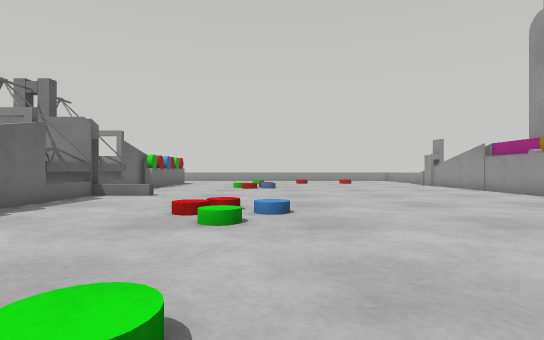
View 1 (above)

21 first-person views from a walk through a Webots world. The camera is 0.09 m above the floor, looks level and sees 80° across. The floor is counted in squares, 0.1 m on a side. Each view is taken from the middle of a square. On the plan, view 1 faces up. The plan holds only what a view shows up to about 11 squares ahead; the rest is blank. The robots in the file are not drawn.

View 2
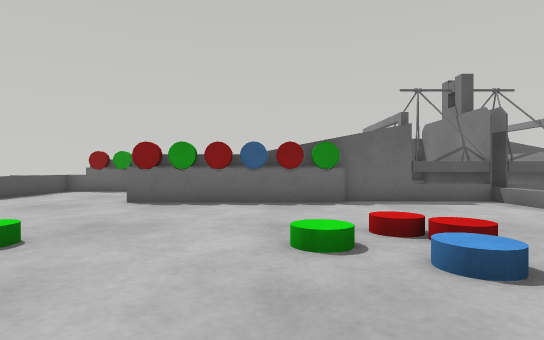

View 3
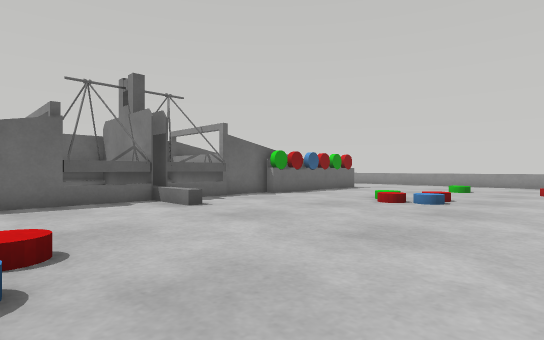

View 4
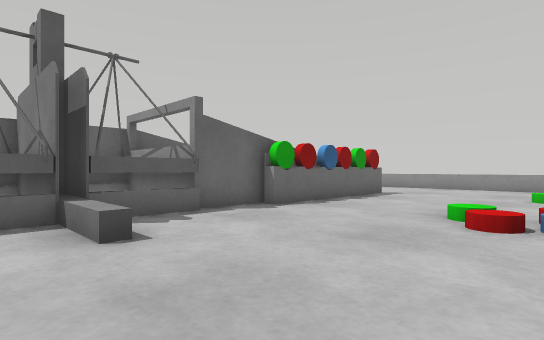

View 5
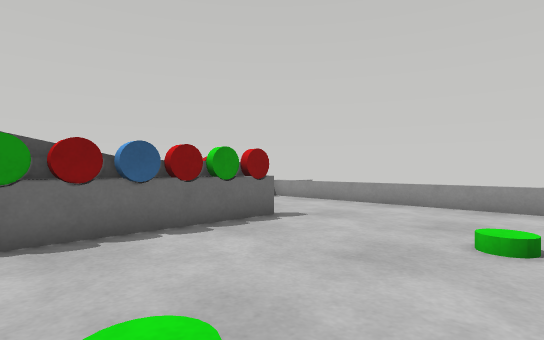

View 6
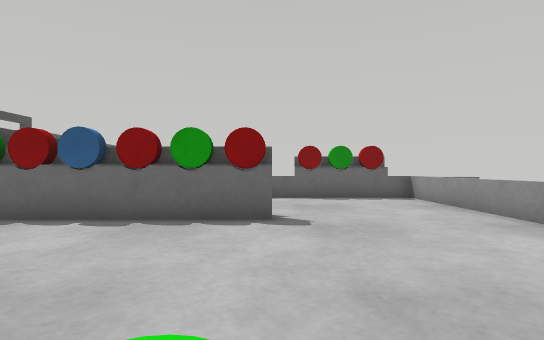

View 7
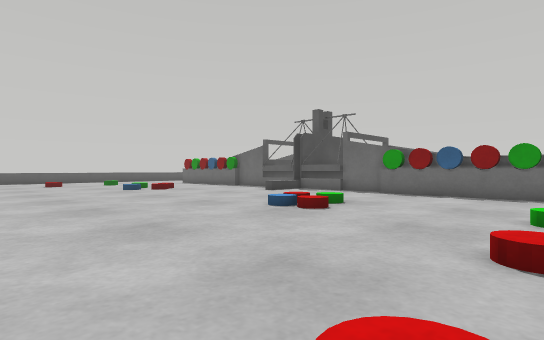

View 8
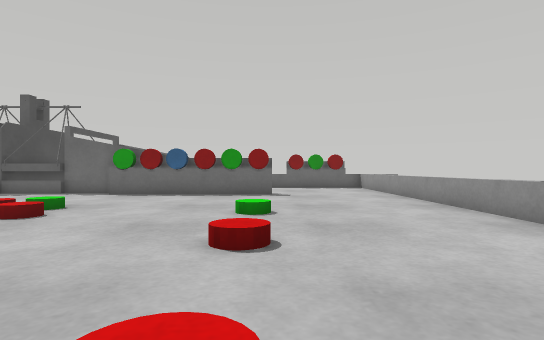

View 9
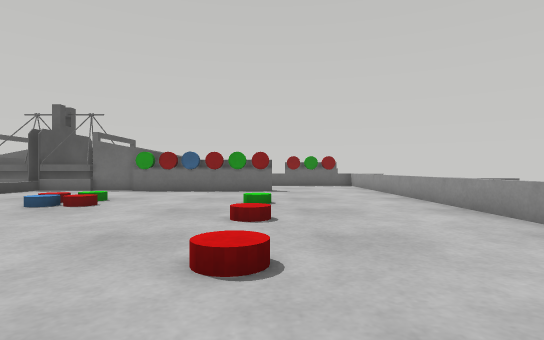

View 10
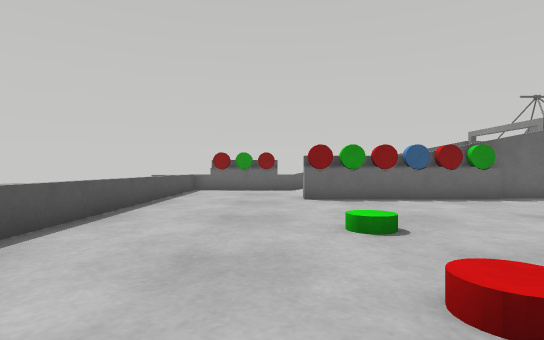

View 11
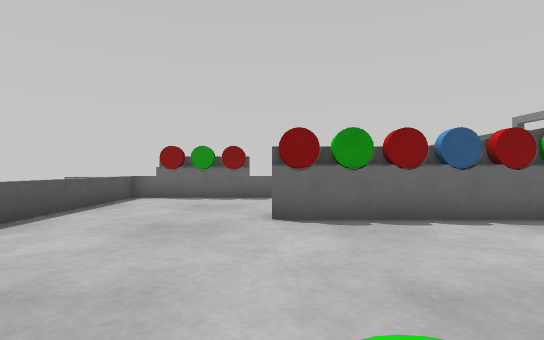

View 12
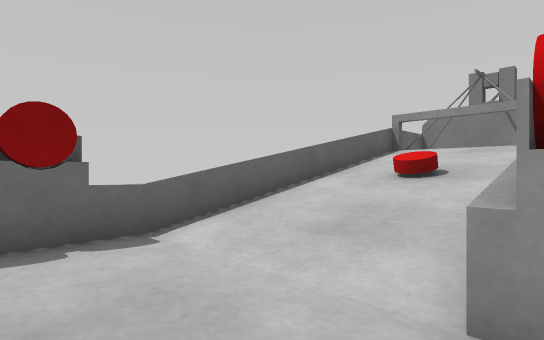

View 13
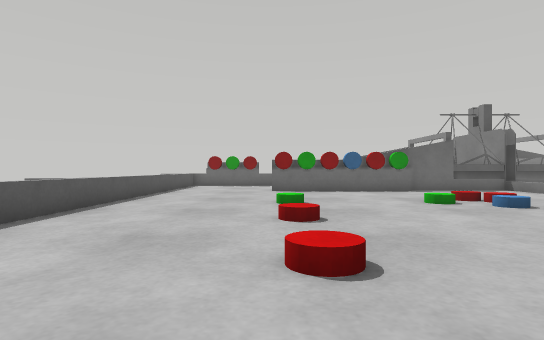

View 14
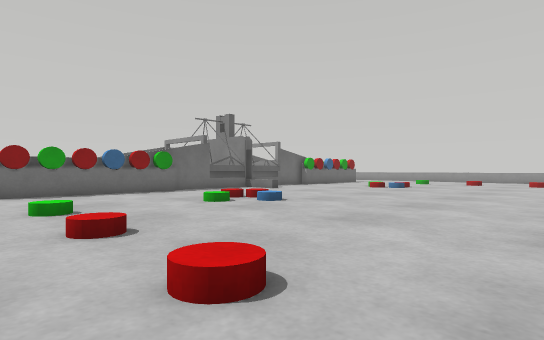

View 15
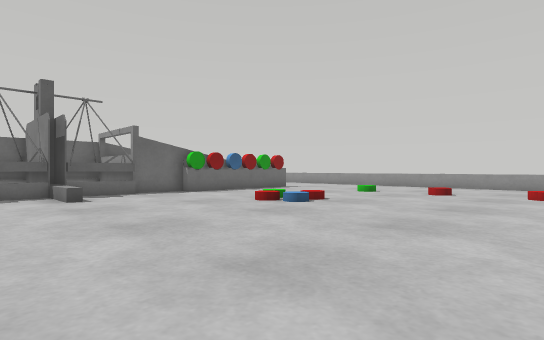

View 16
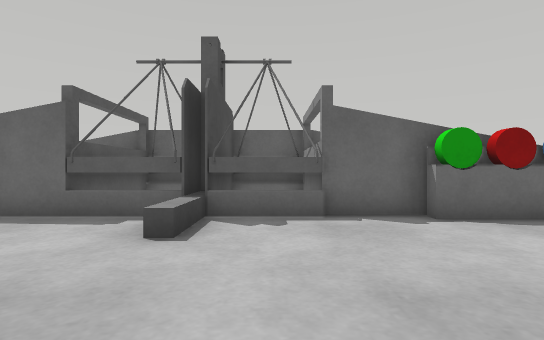

View 17
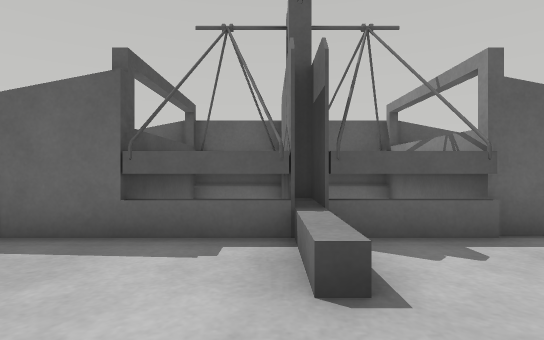

View 18
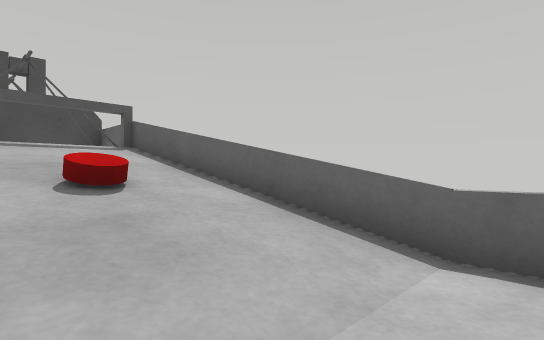

View 19
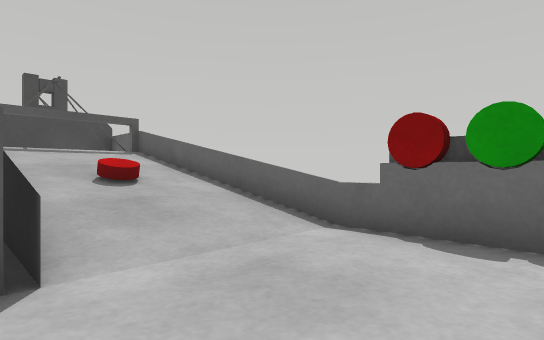

View 20
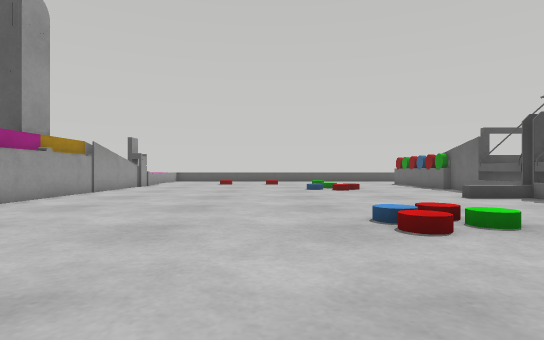

View 21
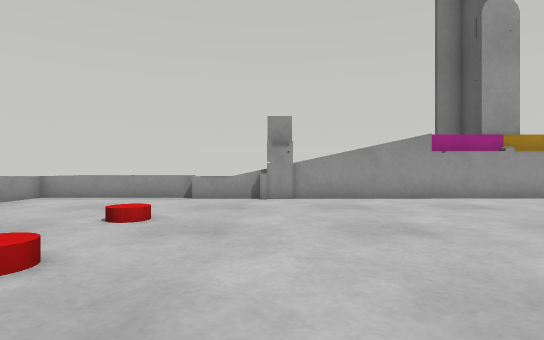

### Floor plan
Key: @ floor where view 1 was taken; # wall or solid block; x gap in a wall; . floor; / step, stairs or slope; = window, fence, low wall or low ledge; v drop or lower ground; C green cylinder; R red cylinder; B blue cylinder; O other object.
Columns run from 11 left of view 1 to 10 right of it. Each row starts with its distance up from view 1.
 28  ##        ##
 27 #==============    ==#
 26 #...............  ...=
 25 R....................=
 24 C....................=
 23 R....................=
 22 =....R...............=
 21 =   /C..............=#
 20 =   /R..............=#
 19 =    B..............##
 18 =  R/R..............#
 17 =   /C...///........#
 16 =   /C....//........#
 15 =    ...............#
 14 #xvv ...............#
 13 #vOOO...............#
 12 #OOOOOO.............#
 11 #OOOO...............#
 10 #vOOO...............#
  9 #xvv#...............
  8 =    ...../........
  7 =/   C...///......
  6 =/   R..../.......
  5 =/RR B..../........
  4 =/   R.............
  3 =/   C.............
  2 =/   R.............
  1 =....R............ .
  0 R..........@.......
 -1 C.................
 -2 R................
 -3 #...............
 -4 #==============
 -5  ##        ##

Where each view was taken, in squares from view 1:
view 1: 0 up, 0 right, facing up
view 2: 5 up, 3 right, facing left
view 3: 7 up, 3 right, facing up-left
view 4: 10 up, 0 right, facing up-left
view 5: 16 up, 0 right, facing up-left
view 6: 22 up, 0 right, facing left
view 7: 22 up, 6 right, facing down-left
view 8: 22 up, 6 right, facing left
view 9: 22 up, 8 right, facing left
view 10: 0 up, 4 right, facing left
view 11: 1 up, 0 right, facing left
view 12: 1 down, 6 left, facing up-left
view 13: 1 up, 8 right, facing left
view 14: 0 up, 7 right, facing up-left
view 15: 9 up, 6 right, facing up-left
view 16: 13 up, 0 right, facing left
view 17: 11 up, 2 left, facing left
view 18: 23 up, 7 left, facing down-left
view 19: 25 up, 6 left, facing down-left
view 20: 22 up, 2 right, facing down
view 21: 19 up, 1 left, facing right
